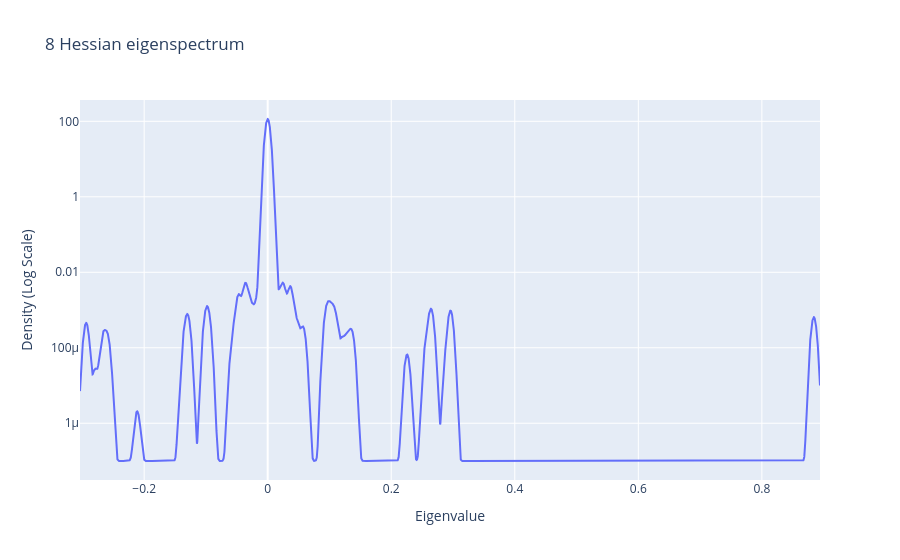
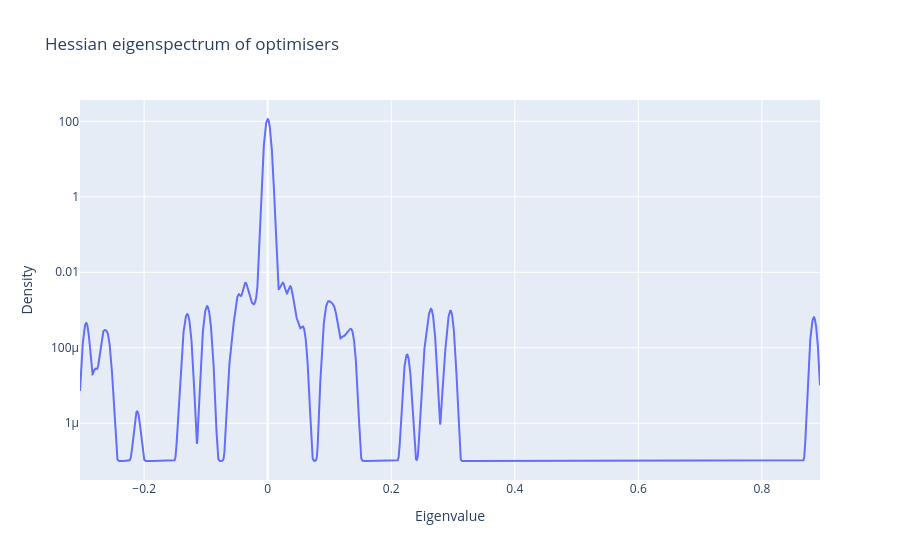

Here is the notebook cell these charts were saved with, in order:
### Code cell
for fig in figs:
    fig.show()

### Figure 1 — Plotly figure (JSON) as saved in the notebook; plotly's stock layout.template omitted (floating-point values rounded to 4 significant figures; data arrays with more than 128 entries replaced by an {"elided": "..."} marker saying what was removed)
{"data": [{"mode": "lines", "name": "8", "type": "scatter", "x": {"elided": "10000 float values"}, "y": {"elided": "10000 float values"}}], "layout": {"title": {"text": "8 Hessian eigenspectrum"}, "xaxis": {"title": {"text": "Eigenvalue"}}, "yaxis": {"title": {"text": "Density (Log Scale)"}, "type": "log"}}}

### Figure 2 — Plotly figure (JSON) as saved in the notebook; plotly's stock layout.template omitted (floating-point values rounded to 4 significant figures; data arrays with more than 128 entries replaced by an {"elided": "..."} marker saying what was removed)
{"data": [{"mode": "lines", "name": "8", "type": "scatter", "x": {"elided": "10000 float values"}, "y": {"elided": "10000 float values"}}], "layout": {"legend": {"title": {"text": "Optimisers"}}, "title": {"text": "Hessian eigenspectrum of optimisers"}, "xaxis": {"title": {"text": "Eigenvalue"}}, "yaxis": {"title": {"text": "Density"}, "type": "log"}}}
